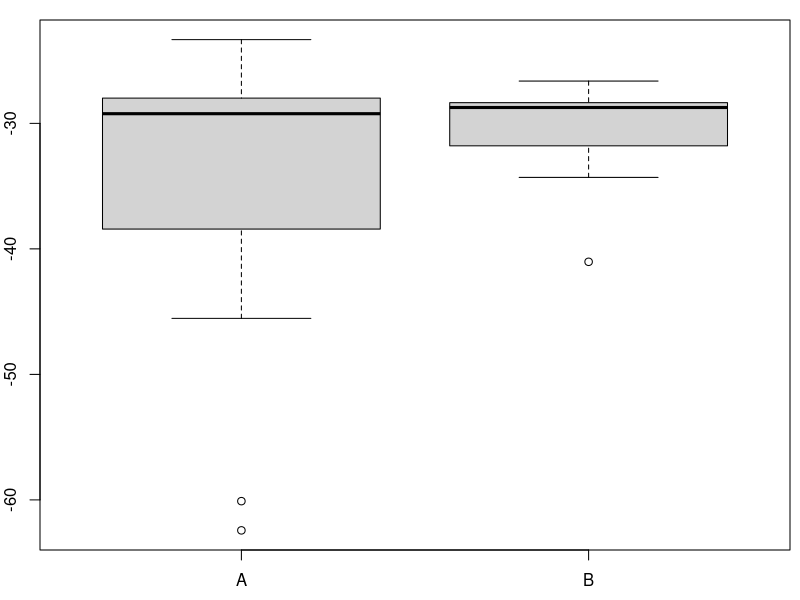

R code for this plot: (Note: this script raises an error after producing the figure.)
## ---- chunk 1
## convenience functions
SK <- function(x) diff(diff(fivenum(x)[2:4]))/diff(fivenum(x)[c(2, 4)])
trob <- function(a, b)
  (median(a) - median(b))/sqrt(var(a)/length(a) + var(b)/length(b))

## DATA GENERATION
## dgp for one sample
dgp <- function(location = 0, scale = 1, skewed = FALSE, outlier = NULL,
  n = 10, amount = 0.1)
{
  ## basic intervals from which equal amounts of observations are drawn
  qq <- if (skewed) c(0, 2, 2.2, 6, 10) else c(0, 3, 5, 7, 10)
  sim <- function(x) {
    rval <- NULL
    for(i in 1:(length(x)-1)) rval <- c(rval, runif(n, min = x[i], max = x[i+1]))
    rval <- jitter(rval, amount = amount)
    rval <- rval/4
    rval
  }
  ## draw under restrictions about IQR and SK
  rval <- sim(qq)
  if (skewed) {
    while(IQR(rval) > 1.15 | IQR(rval) < 0.85 | abs(SK(rval)) < 0.7) rval <- sim(qq)
  } else {
    while(IQR(rval) > 1.15 | IQR(rval) < 0.85 |abs(SK(rval)) > 0.15) rval <- sim(qq)
  }

  ## raw values (location = 0, scale = 1)
  rval <- rval - ifelse(skewed, 0.55, 1.25)

  ## add outliers
  rval <- c(rval, outlier)
  
  ## scale and shift
  rval <- rval * scale + location

  return(rval)
}

## generate random parameters for dgp()
scale <- sample(c(1, sample(c(1, 3), 1))) * runif(1, min = 0.5, max = 10) * sample(c(-1, 1), 1)
location <- sample(c(0, sample(c(0, 2), 1))) * scale + runif(1, min = -50, max = 50)
skewed <- if (runif(1) < 2/3) c(FALSE, FALSE) else sample(c(TRUE, sample(c(TRUE, FALSE), 1)))
if (runif(1) < 2/3) {
  outlier <- list(NULL, NULL)
} else {
  if (any(skewed)) {
    outlier <- if (skewed[1]) -sign(scale[1]) * runif(sample(1:2, 1), min = 3, max = 4) else NULL
    outlier <- c(list(outlier), if (skewed[2])
      list(-sign(scale[1]) * runif(sample((0:1 + !skewed[1]), 1), min = 3, max = 4)) else list(NULL))
  } else {
    outlier <- runif(sample(1:3, 1), min = 3, max = 4)
    outlier <- outlier * sample(c(-1, 1), length(outlier), replace = TRUE)
    id <- sample(1:length(outlier), sample(1:length(outlier), 1))
    outlier1 <- outlier[id]
    outlier2 <- outlier[-id]
    outlier <- list(if(length(outlier1) > 0) outlier1 else NULL,
      if (length(outlier2) > 0) outlier2 else NULL)
  }
}

## call dgp under certain constrains
A <- dgp(location = location[1], scale = scale[1], skewed = skewed[1], outlier = outlier[[1]],
  n = sample(8:12, 1))
B <- dgp(location = location[2], scale = scale[2], skewed = skewed[2], outlier = outlier[[2]],
  n = sample(8:12, 1))
while((length(unique(location)) < 2 & abs(trob(A, B)) > 0.4) | (abs(SK(A)) > 0.15 & abs(SK(A)) < 0.7) | (abs(SK(B)) > 0.15 & abs(SK(B)) < 0.7)) {
  A <- dgp(location = location[1], scale = scale[1], skewed = skewed[1], outlier = outlier[[1]],
    n = sample(8:12, 1))
  B <- dgp(location = location[2], scale = scale[2], skewed = skewed[2], outlier = outlier[[2]],
    n = sample(8:12, 1))
}
SK_A <- ifelse(abs(SK(A)) < 0.2, "symmetric", ifelse(SK(A) >= 0.2, "right-skewed", "left-skewed"))
SK_B <- ifelse(abs(SK(B)) < 0.2, "symmetric", ifelse(SK(B) >= 0.2, "right-skewed", "left-skewed"))

## QUESTION/ANSWER GENERATION
questions <- character(4)
solutions <- logical(4)
explanations <- character(4)

questions[1] <- "The location of both distributions is about the same."
solutions[1] <- abs(trob(A, B)) < 0.5
explanations[1] <- if (solutions[1]) "Both distributions have a similar location." else
  paste("Distribution ", c("A", "B")[(median(A) < median(B)) + 1],
    " has on average higher values than distribution ", 
    c("A", "B")[(median(A) >= median(B)) + 1], ".", sep = "")

outlier <- length(unlist(outlier)) > 0
questions[2] <- "Both distributions contain no outliers."
solutions[2] <- !outlier
explanations[2] <- if (solutions[2])
  "Both distributions have no observations which deviate more than 1.5 times the interquartile range from the box." else "There are observations which deviate more than 1.5 times the interquartile range from the median."

questions[3] <- "The spread in sample A is clearly bigger than in B."
solutions[3] <- IQR(A)/IQR(B) > 1.5
explanations[3] <- paste("The interquartile range in sample A is",
  ifelse(solutions[3], "", "_not_"), "clearly bigger than in B.")

questions[4] <- "The skewness of both samples is similar."
solutions[4] <- SK_A == SK_B
explanations[4] <- if (solutions[4]) paste("The skewness of both distributions is similar, both are",
    ifelse(abs(SK(A)) < 0.2, "about symmetric.", ifelse(SK(A) >= 0.2, "right-skewed.", "left-skewed."))) else
    paste("The skewness of both distributions is different. Sample A is",
    ifelse(abs(SK(A)) < 0.2, "about symmetric.", ifelse(SK(A) >= 0.2, "right-skewed.", "left-skewed.")),
    "Sample B is", ifelse(abs(SK(B)) < 0.2, "about symmetric.", ifelse(SK(B) >= 0.2, "right-skewed.", "left-skewed.")))
# 
# hkl <- c("(110)", "(011)", "(111)", "(\bar{1}11)", "(1\bar{1}1)")
# #questions <- hkl
# questions[1] <- "The location of both distributions is about the same."
questions[2] <- "(11010)"
questions[3] <- "yiytditxrr"


## ---- chunk 2
par(mar = c(2.5, 2, 1, 0.5))
dat <- data.frame(y = c(A, B), x = factor(rep(c("A", "B"), c(length(A), length(B)))))
boxplot(y ~ x, data = dat, xlab = "", ylab = "")
## ---- chunk 3
answerlist(questions, markup = "markdown")
## ---- chunk 4
answerlist(ifelse(solutions, "True", "False"), explanations, markup = "markdown")
